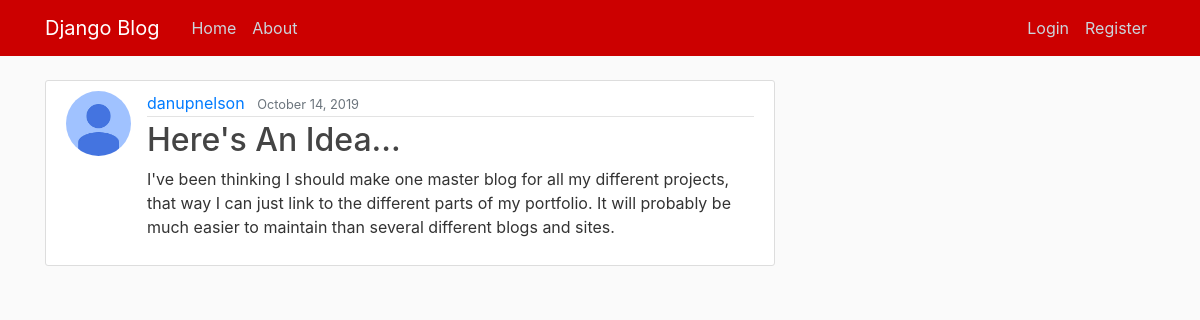
The app's page /post/14/ with its own data.
### blog/models.py (models this page shows, shortened)
class Post(models.Model):
    title = models.CharField(max_length=120)
    content = models.TextField()
    date_posted = models.DateTimeField(default=timezone.now)
    author = models.ForeignKey(User, on_delete=models.CASCADE)

### users/models.py (models this page shows, shortened)
class Profile(models.Model):
    user = models.OneToOneField(User, on_delete=models.CASCADE)
    image = models.ImageField(default='default.jpg', upload_to='profile_pics')

### blog/views.py (the view)
# urls.py: path('post/<int:pk>/', PostDetailView.as_view(), name='post-detail'),
class PostDetailView(DetailView):
    model = Post

### blog/templates/blog/post_detail.html (shortened to what this page needs)
{% extends "blog/base.html" %}
{% block content %}
    <article class="media content-section">
        <img class="rounded-circle article-img" src="{{ object.author.profile.image.url }}">
        <div class="media-body">
            <div class="article-metadata">
                <a class="mr-2" href="{% url 'user-posts' object.author.username %}">{{ object.author }}</a>
                <small class="text-muted">{{ object.date_posted|date:"F d, Y" }}</small>
            </div>
            <h2 class="article-title">{{ object.title }}</h2>
            <p class="article-content">{{ object.content }}</p>
        </div>
    </article>
{% endblock content %}

### blog/static/blog/main.css (style rules this page uses)
body { background: #fafafa; color: #333333; margin-top: 5rem; }
h1, h2, h3, h4, h5, h6 { color: #444444; }
.content-section { background: #ffffff; padding: 10px 20px; border: 1px solid #dddddd; border-radius: 3px; margin-bottom: 20px; }
.article-title { color: #444444; }
.article-content { white-space: pre-line; }
.article-img { height: 65px; width: 65px; margin-right: 16px; }
.article-metadata { padding-bottom: 1px; margin-bottom: 4px; border-bottom: 1px solid #e3e3e3 }

### records on screen
Post: author.profile.image (placeholder picture), author "danupnelson", date_posted "October 14, 2019", title "Here's An Idea...", content "I've been thinking I should make one master blog for all my different projects, that way I can just link to the different parts of my portfolio. It will probably be much easier to maintain than several different blogs and sites."
